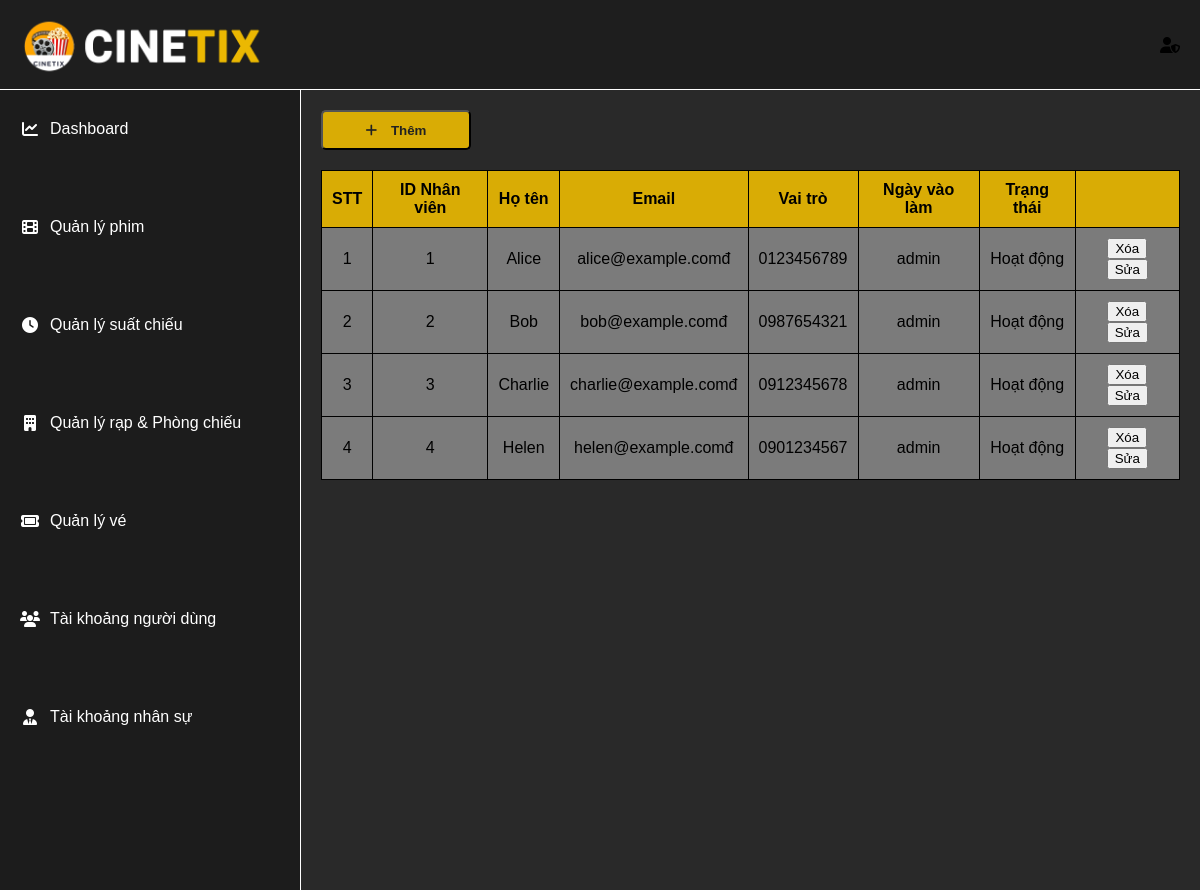
Before: /admin/taikhoannhansu.php with the older database file.
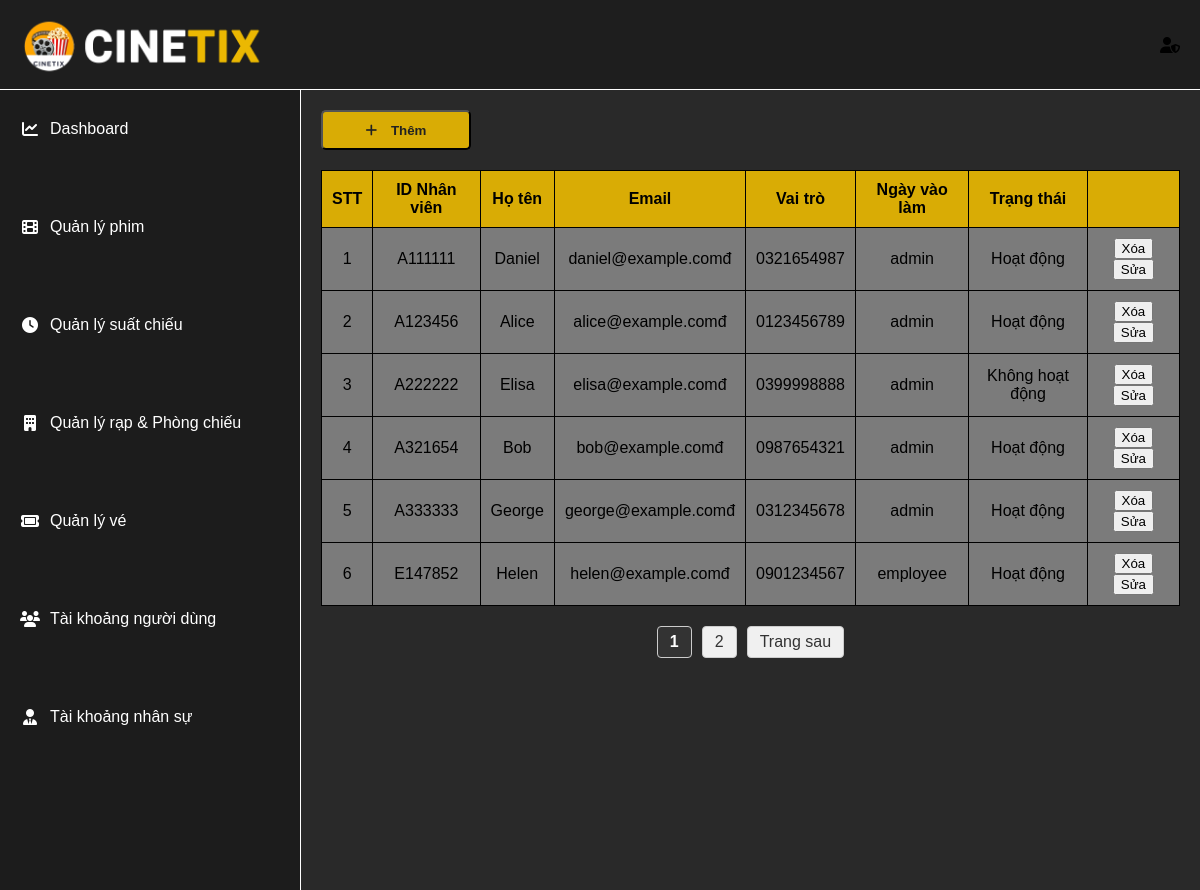
After: the same page with the newer database file.
### tables this page shows
CREATE TABLE users (
    id VARCHAR(100) PRIMARY KEY,
    user_name VARCHAR(100) NOT NULL,
    email VARCHAR(100) UNIQUE NOT NULL,
    pass_word VARCHAR(255) NOT NULL,
    phone_number VARCHAR(20),
    ro_lo ENUM('user','admin','employee') DEFAULT 'user',
    start_date DATE NULL,  
    account_status ENUM('Hoạt động', 'Không hoạt động') DEFAULT 'Hoạt động',
    last_active DATETIME DEFAULT CURRENT_TIMESTAMP ON UPDATE CURRENT_TIMESTAMP,
    created_at DATETIME DEFAULT CURRENT_TIMESTAMP
);

### admin/taikhoannhansu.php (the view, shortened to what this page needs)
<?php
include('../connect.php');
include('header_admin.php');
?>
<!DOCTYPE html>
<html lang="vi">
<head>
  <link rel="stylesheet" href="../admin/adminCSS/admin_layout.css">
  <link rel="stylesheet" href="../admin/adminCSS/header_admin.css">
  <link rel="stylesheet" href="../admin/adminCSS/quanlyphim.css">
  <link rel="stylesheet" href="https://cdnjs.cloudflare.com/ajax/libs/font-awesome/6.5.0/css/all.min.css">
</head>
<body>
  <div class="admin-layout">
    <aside class="sidebar">
      <?php include('sidebar_admin.php'); ?>
    </aside>
<?php
$limit = 6;
$page = isset($_GET['page']) ? (int)$_GET['page'] : 1;
$offset = ($page - 1) * $limit;
$total_result = mysqli_query($conn, "SELECT COUNT(*) AS total FROM users WHERE users.ro_lo = 'admin' OR users.ro_lo = 'employee'");
$total_row = mysqli_fetch_assoc($total_result);
$total_records = $total_row['total'];
$total_pages = ceil($total_records / $limit);
$sql = " SELECT
    users.id AS user_id,
    users.user_name AS username,
    users.email AS email ,
    users.phone_number AS phone,
    users.ro_lo AS role ,
    users.account_status AS status
    FROM users
    where users.ro_lo = 'admin' OR users.ro_lo = 'employee'
    LIMIT $offset, $limit";
$results = mysqli_query($conn, $sql);
if ($results && mysqli_num_rows($results) > 0) {
    echo '<main class="main-content">';
    echo '<div class="buttons">';
    echo '<button><i class="fa-solid fa-plus"></i><span> Thêm </span></button>';
    echo '</div>';
    echo '<table>';
    echo '<thead>
            <tr>
                <th>STT</th>
                <th>ID Nhân viên</th>
                <th>Họ tên</th>
                <th>Email</th>
                <th>Vai trò</th>
                <th>Ngày vào làm</th>
                <th>Trạng thái</th>
                <th></th>
            </tr>
          </thead>';
    echo '<tbody>';
$i=0;
    while ($row = mysqli_fetch_assoc($results)) {
        echo "<tr>
                <td>" . ++$i . "</td>
                <td>{$row['user_id']}</td>
                <td>{$row['username']}</td>
                <td>{$row['email']}đ</td>
                <td>{$row['phone']}</td>
                <td>{$row['role']}</td>
                <td>{$row['status']}</td>
                <td>
                <button><i class='btn-edit-delete'></i>Xóa</button>
                <button><i class='btn-edit-Edit'></i>Sửa</button>
                </td>
              </tr>";
    }
    echo '</tbody></table>';
    if ($total_pages > 1) {
        echo '<div class="pagination">';
        for ($i = 1; $i <= $total_pages; $i++) {
            if ($i == $page) {
                echo '<strong>' . $i . '</strong>';
            } else {
                echo '<a href="?page=' . $i . '">' . $i . '</a>';
            }
        }
        if ($page < $total_pages) {
            echo '<a href="?page=' . ($page + 1) . '">Trang sau</a>';
        }
        echo '</div>';
    }
    echo '</main>';
} else {
    echo "<p class='main-content'>Không có lịch chiếu phim nào.</p>";
}
?>
  </div>
</body>
</html>

Changed rows visible on the page:
removed users: id "1", user_name "Alice", email "alice@example.com", phone_number "0123456789", ro_lo "admin", account_status "Hoạt động"
removed users: id "2", user_name "Bob", email "bob@example.com", phone_number "0987654321", ro_lo "admin", account_status "Hoạt động"
removed users: id "3", user_name "Charlie", email "charlie@example.com", phone_number "0912345678", ro_lo "admin", account_status "Hoạt động"
removed users: id "4", user_name "Helen", email "helen@example.com", phone_number "0901234567", ro_lo "admin", account_status "Hoạt động"
added users: id "A111111", user_name "Daniel", email "daniel@example.com", phone_number "0321654987", ro_lo "admin", account_status "Hoạt động"
added users: id "A123456", user_name "Alice", email "alice@example.com", phone_number "0123456789", ro_lo "admin", account_status "Hoạt động"
added users: id "A222222", user_name "Elisa", email "elisa@example.com", phone_number "0399998888", ro_lo "admin", account_status "Không hoạt động"
added users: id "A321654", user_name "Bob", email "bob@example.com", phone_number "0987654321", ro_lo "admin", account_status "Hoạt động"
added users: id "A333333", user_name "George", email "george@example.com", phone_number "0312345678", ro_lo "admin", account_status "Hoạt động"
added users: id "E147852", user_name "Helen", email "helen@example.com", phone_number "0901234567", ro_lo "employee", account_status "Hoạt động"
Other visible differences:
new list line: "1"
new list line: "2"
text now shown: "Trang sau"
